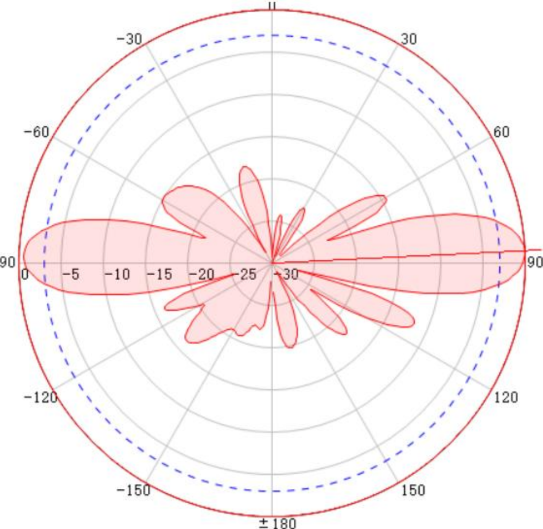
#> input picture 方向图（垂直）.png, 1085 x 1058 px (shown at 1/2 size)
$ python -i antenna_pattern.py   (imports and definitions only)
#> lines starting #> are read from the running program, lines starting #| are printed output that depends on the picture
# -*- coding: utf-8 -*-
import sys
import io
if hasattr(sys.stdout, 'buffer'):
    sys.stdout = io.TextIOWrapper(sys.stdout.buffer, encoding='utf-8')
import cv2
import numpy as np
import math
import tkinter
from tkinter import Tk, Toplevel,filedialog, Label, Frame, X, SUNKEN
import tkinter as tk
import os
from scipy import interpolate
import matplotlib.pyplot as plt

# [89 lines left out: functions find_intersection, find_CenterPoint, not called in this run]


def draw_curve(img):
    """在图片上选择点并连接成线"""
    # 存储选中的点
    points = []
    # 存储平滑曲线的点
    smooth_segments = []
    # 当前图像的副本,用于绘制
    drawing = img.copy()
    # 转换为彩色图像以显示彩色线条
    drawing = cv2.cvtColor(drawing, cv2.COLOR_GRAY2BGR)
    # 存储掩码图像
    mask = None
    # 存储拖动点信息
    dragging_point = None
    dragging_index = -1
    # 存储上一次的点集,用于撤销
    last_points = None
    # 存储最终的黑白图像
    final_image = None

    # [137 lines left out: functions draw_smooth_curve, redraw_all, find_nearest_point, create_mask, mouse_callback, not called in this run]

    # 创建窗口并设置鼠标回调
    cv2.namedWindow('Draw Curve')
    cv2.setMouseCallback('Draw Curve', mouse_callback)

    # 等待用户操作
    while True:
        cv2.imshow('Draw Curve', drawing)
        key = cv2.waitKey(1) & 0xFF
        if key == 27 or key == 13:  # ESC键或Enter键退出
            break
        elif key == ord('p'):  # p键平滑当前曲线段
            draw_smooth_curve()
        elif key == ord('m'):  # m键填充闭合区域
            create_mask()
        elif key == ord('z'):  # z键撤销平滑
            if last_points:
                # 删除最后一段平滑曲线
                if len(smooth_segments) > 0:
                    smooth_segments.pop()
                points = last_points
                last_points = None
                redraw_all()

    cv2.destroyAllWindows()
    return final_image

# [184 lines left out: functions process_image, main, not called in this run]

# [58 lines not run here, left out]


>>> import cv2
>>> picture = cv2.imread('方向图（垂直）.png', cv2.IMREAD_GRAYSCALE)
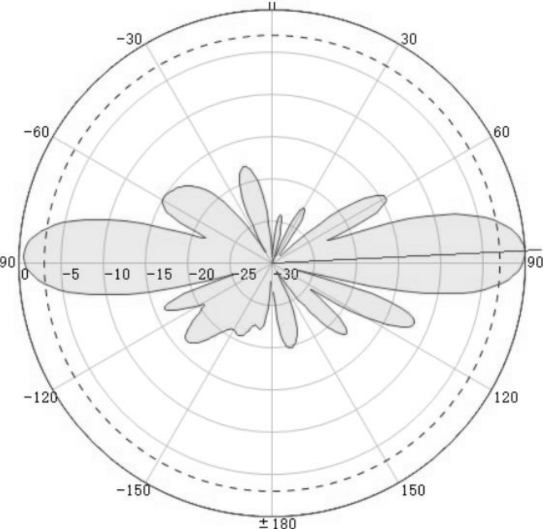
#> picture: shape (1058, 1085) (shown at 1/2 size); min 5, max 255, mean 243.9
>>> result = draw_curve(picture)
#> (key Esc is pressed here)
